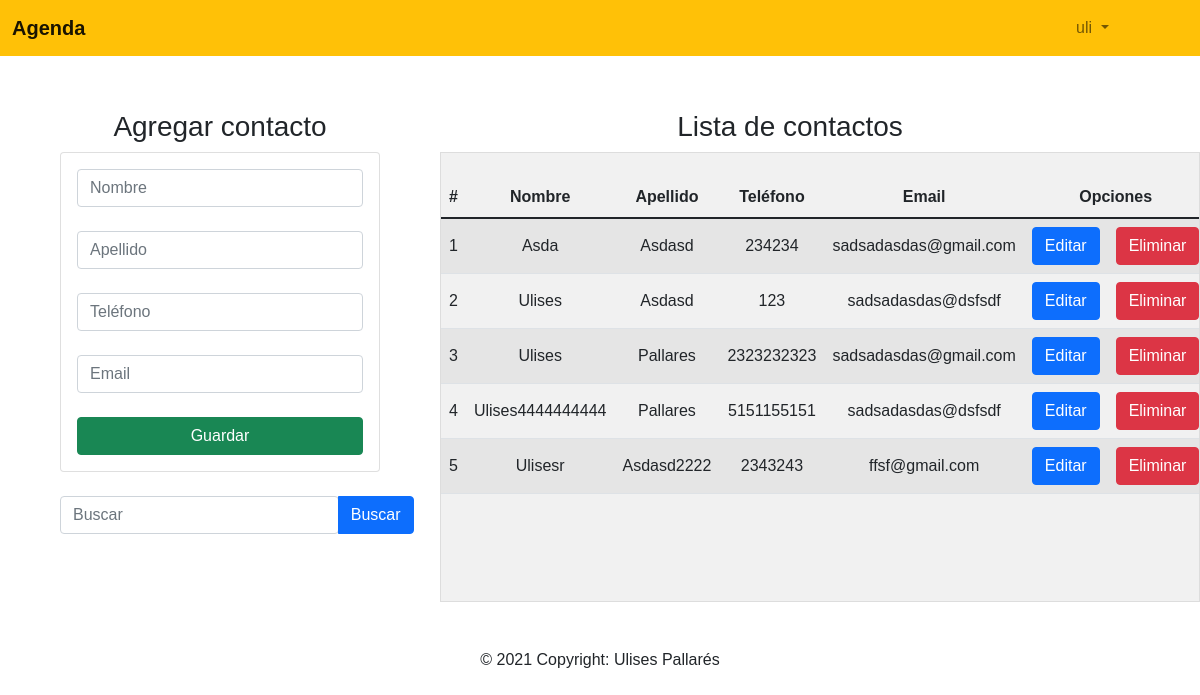
The page /home (signed in) on the database as committed earlier.
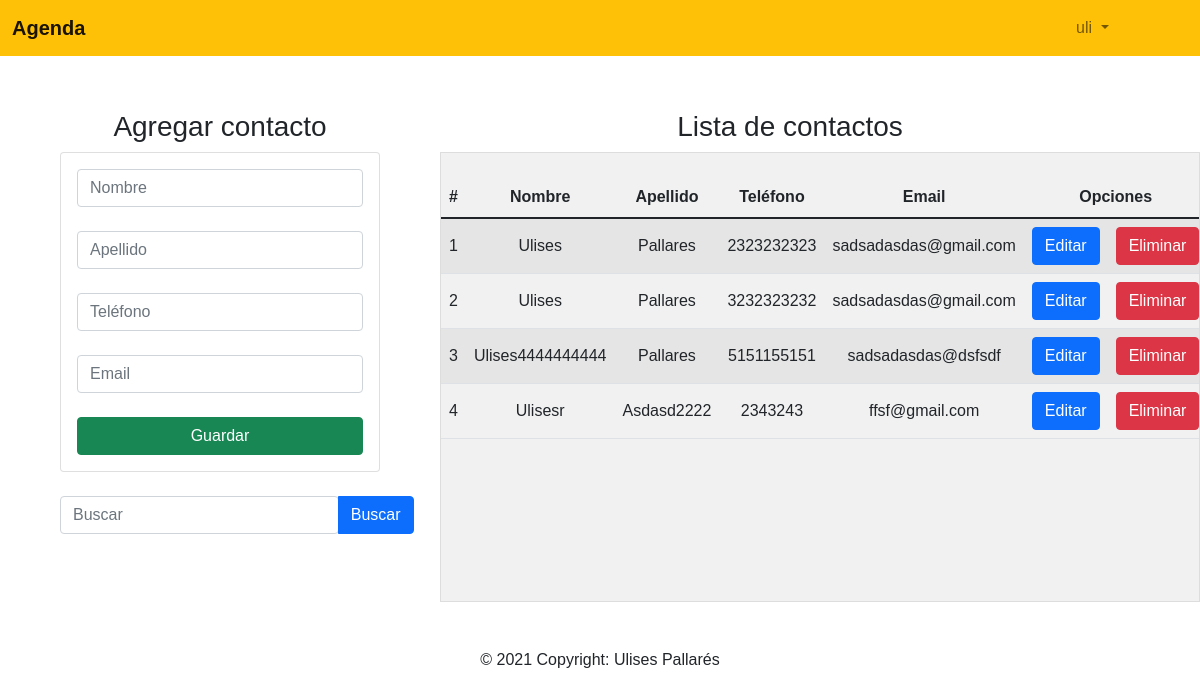
The same page on the database as committed later.
### Agenda_contactos/models.py (models this page shows, shortened)
class contacto(models.Model):
    nombre = models.CharField(max_length=50)
    apellido = models.CharField(max_length=50)
    telefono = models.IntegerField()
    email = models.EmailField(max_length = 254)
    usuario = models.ForeignKey(User, on_delete=models.CASCADE)

### Agenda_contactos/views.py (the view)
# urls.py: 2. Add a URL to urlpatterns:  path('', views.home, name='home')
@login_required
def home(request):
    nombrebus = request.GET.get('txtbuscar', False)
    if nombrebus == False:
        contactosEncontrados = contacto.objects.filter(usuario_id = auth.get_user(request).id ).order_by('nombre')
    else:
        contactosEncontrados = contacto.objects.filter(nombre__contains=nombrebus, usuario_id = auth.get_user(request).id).order_by('nombre')
        if len(contactosEncontrados) == 0:
            mensaje = nombrebus + ' no existe'
            messages.warning(request, mensaje)
    return render(request,"crud.html",{"contacto": contactosEncontrados})

### Agenda_contactos/templates/crud.html (shortened to what this page needs)
{% extends "base.html" %}
{% block content %}
<div class="row">
   <div class="col-sm-12 col-md-6 col-lg-4 col-xl-4">
    <br>
    <h3 style="text-align:center;" >Agregar contacto</h3>
    <div class="card">
        <div class="card-body">
            <form action="crearcontacto/" method="POST"> {% csrf_token %}
                <div class="form-gourp">
                    <input type="text" placeholder="Nombre" id="txtnombre" name="txtnombre" class="form-control" minlength="1" maxlength="50">
                </div>
                <br>
                <div class="form-gourp">
                    <input type="text" placeholder="Apellido" id="txtapellido" name="txtapellido" class="form-control" minlength="1" maxlength="50">
                </div>
                <br>
                <div class="form-gourp">
                <input type="number" placeholder="Teléfono" id="txttelefono" name="txttelefono" class="form-control" minlength="10" maxlength="10">
                </div>
                <br>
                <div class="form-gourp">
                    <input type="email" placeholder="Email" id="txtemail" name="txtemail" class="form-control" maxlength="254">
                </div>
                <br>
                <div class="form-gourp">
                    <button type="submit" class="btn btn-success btn-block text-white col-xl-12 " >
                        Guardar
                    </button>
                </div>
            </form>
        </div>
    </div>
    <br>
    <form action="home" method="GET"> {% csrf_token %}
        <div class="btn-group " method="GET">
            <input class="form-control col-xl-12 " id="txtbuscar" name="txtbuscar"  type="text" placeholder="Buscar" aria-label="Search">
            <button class="btn btn-primary submit" >Buscar</button>
       </div>
    </form>
    <br>
</div>
  <br>
   <div class="  col-sm-12 col-md-6 col-lg-8 col-xl-8" >
    <br>
       <h3 style="text-align: center;" >Lista de contactos</h3>
       <div class=" table-responsive" id="global" >
        <br>
           <table class="table table-striped  table-responsive " style="text-align:center;" id="mensajes">
                <thead >
                    <tr>
                        <th>#</th>
                        <th>Nombre</th>
                        <th>Apellido</th>
                        <th>Teléfono</th>
                        <th>Email</th>
                        <th colspan="2">Opciones</th>
                    </tr>
                </thead >
                <tbody >
                    {% for c in contacto %}
                    <tr >
                        <td>{{forloop.counter}}</td>
                        <td>{{c.nombre}}</td>
                        <td>{{c.apellido}}</td>
                        <td>{{c.telefono}}</td>
                        <td>{{c.email}}</td>
                        <td><a href="edicioncontacto/{{c.id}}" class="btn btn-primary" >Editar</a></td>
                        <td><a href="eliminarcontacto/{{c.id}}"class="btn btn-danger btnEliminacion"  >Eliminar</a></td>
                    </tr>
                    {% endfor %}
                </tbody>
           </table>
        </div>
   </div>
  </div>
</div>
{% endblock %}

Rows that differ between the two databases and show on the page:
removed contacto: nombre "Asda", apellido "Asdasd", telefono "234234", email "sadsadasdas@gmail.com"
removed contacto: nombre "Ulises", apellido "Asdasd", telefono "123", email "sadsadasdas@dsfsdf"
added contacto: nombre "Ulises", apellido "Pallares", telefono "3232323232", email "sadsadasdas@gmail.com"
